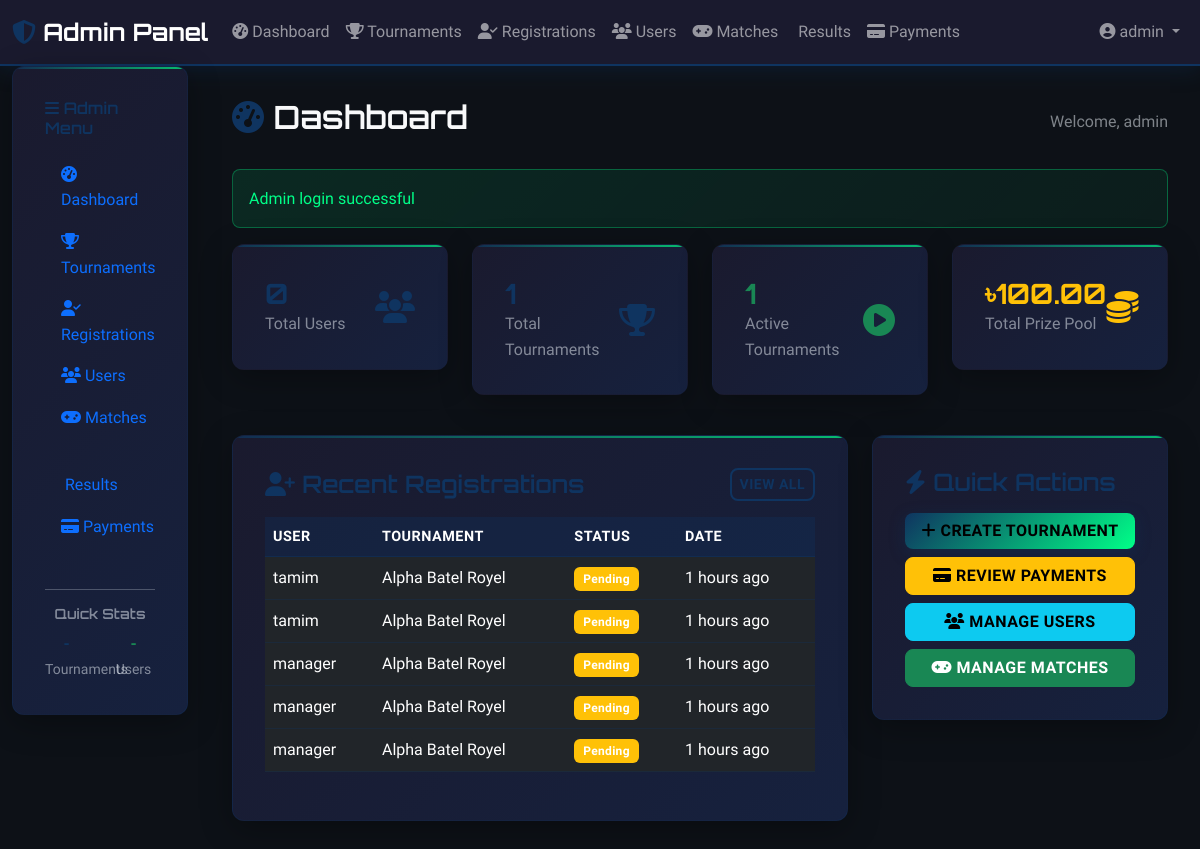
/admin/dashboard.php (signed in), run on an earlier commit of the app's database.
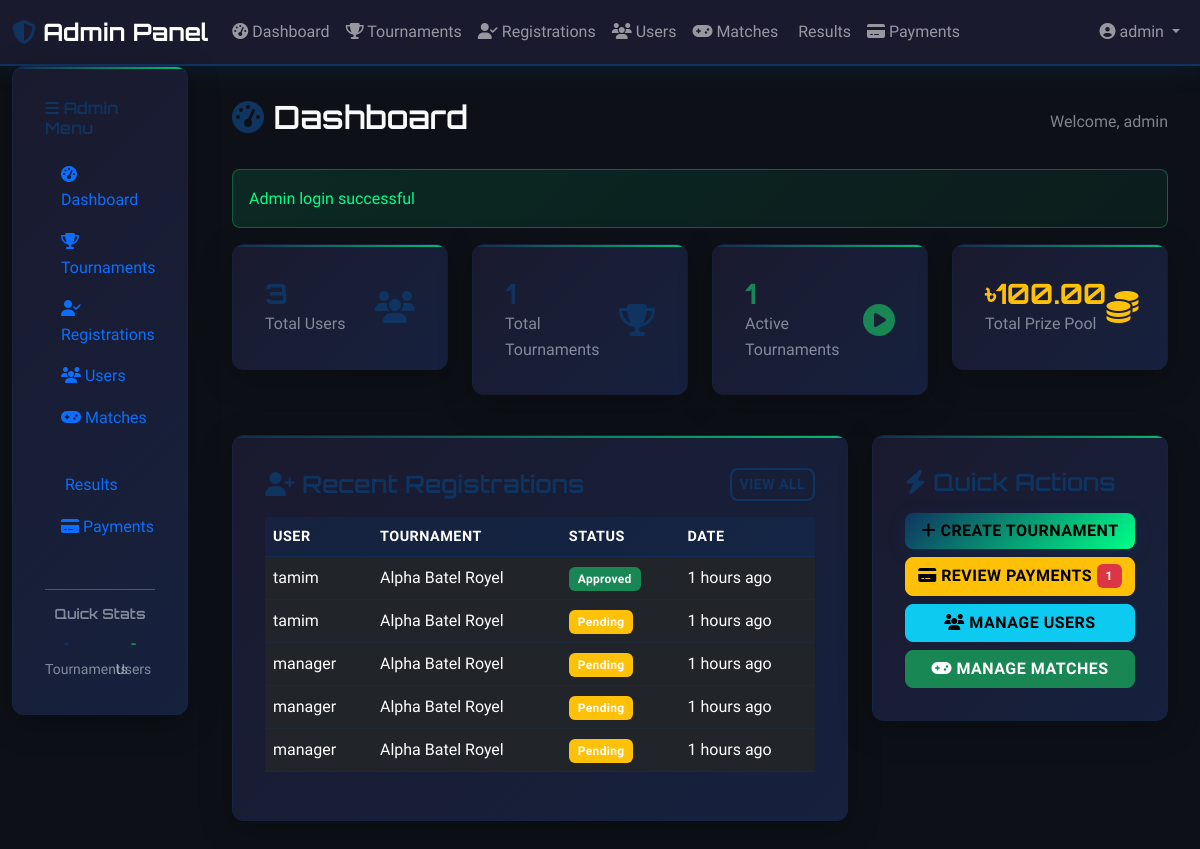
And on a later commit of the database.
### tables this page shows
CREATE TABLE tournament_registrations (
                    id INTEGER PRIMARY KEY AUTOINCREMENT,
                    tournament_id INTEGER NOT NULL,
                    user_id INTEGER NOT NULL,
                    team_name VARCHAR(100) NOT NULL,
                    status VARCHAR(20) DEFAULT 'pending',
                    payment_status VARCHAR(20) DEFAULT 'pending',
                    registered_at DATETIME DEFAULT CURRENT_TIMESTAMP, team_members TEXT, created_at TIMESTAMP DEFAULT CURRENT_TIMESTAMP, updated_at TIMESTAMP DEFAULT CURRENT_TIMESTAMP,
                    FOREIGN KEY (tournament_id) REFERENCES tournaments(id) ON DELETE CASCADE,
                    FOREIGN KEY (user_id) REFERENCES users(id) ON DELETE CASCADE
                );

CREATE TABLE users (
                    id INTEGER PRIMARY KEY AUTOINCREMENT,
                    username VARCHAR(50) UNIQUE NOT NULL,
                    email VARCHAR(100) UNIQUE NOT NULL,
                    password VARCHAR(255) NOT NULL,
                    full_name VARCHAR(100) NOT NULL,
                    phone VARCHAR(20),
                    is_admin BOOLEAN DEFAULT 0,
                    created_at DATETIME DEFAULT CURRENT_TIMESTAMP,
                    updated_at DATETIME DEFAULT CURRENT_TIMESTAMP
                , wallet_balance DECIMAL(10,2) DEFAULT 0.00, status VARCHAR(20) DEFAULT 'active');

CREATE TABLE tournaments (
                    id INTEGER PRIMARY KEY AUTOINCREMENT,
                    name VARCHAR(200) NOT NULL,
                    description TEXT,
                    game_type VARCHAR(100) NOT NULL,
                    max_teams INTEGER NOT NULL,
                    entry_fee DECIMAL(10,2) DEFAULT 0,
                    prize_pool DECIMAL(10,2) DEFAULT 0,
                    start_date DATETIME,
                    end_date DATETIME,
                    status VARCHAR(20) DEFAULT 'upcoming',
                    thumbnail VARCHAR(255),
                    created_at DATETIME DEFAULT CURRENT_TIMESTAMP,
                    updated_at DATETIME DEFAULT CURRENT_TIMESTAMP
                , winner_id INTEGER, runner_up_id INTEGER, third_place_id INTEGER, winner_prize DECIMAL(10,2) DEFAULT 0.00, runner_up_prize DECIMAL(10,2) DEFAULT 0.00, third_place_prize DECIMAL(10,2) DEFAULT 0.00);

### includes/functions.php (called while the page is built, shortened)
<?php
function timeAgo($datetime) {
    $time = time() - strtotime($datetime);
    if ($time < 86400) return floor($time/3600) . ' hours ago';
    return date('M d, Y', strtotime($datetime));
}
?>

### admin/dashboard.php (the view, shortened to what the rows shown need)
<?php
require_once '../config/config.php';
try {
    $stmt = $pdo->query("
        SELECT tr.*, u.username, t.name as tournament_name
        FROM tournament_registrations tr
        JOIN users u ON tr.user_id = u.id
        JOIN tournaments t ON tr.tournament_id = t.id
        ORDER BY tr.created_at DESC
        LIMIT 10
    ");
    $recentRegistrations = $stmt->fetchAll();
} catch (PDOException $e) {
    $totalUsers = $totalTournaments = $activeTournaments = $totalPrizePool = $pendingPayments = 0;
    $recentRegistrations = [];
}
?>
<!DOCTYPE html>
<html lang="en">
<head>
    <link href="https://cdn.jsdelivr.net/npm/bootstrap@5.3.0/dist/css/bootstrap.min.css" rel="stylesheet">
    <link rel="stylesheet" href="https://cdnjs.cloudflare.com/ajax/libs/font-awesome/6.4.0/css/all.min.css">
    <link rel="stylesheet" href="../assets/css/style.css">
</head>
<body>
    <div class="container-fluid">
        <div class="row">
            <div class="col-lg-10 main-content">
                <div class="d-flex justify-content-between align-items-center mb-4">
                    <h2 class="text-light">
                        <i class="fas fa-tachometer-alt text-accent"></i> Dashboard
                    </h2>
                </div>
                <div class="row">
                    <div class="col-lg-8 mb-4">
                        <div class="gaming-card">
                            <?php if (empty($recentRegistrations)): ?>
                                <div class="text-center text-light-50 py-4">
                                    <i class="fas fa-inbox fa-3x mb-3"></i>
                                    <p>No recent registrations</p>
                                </div>
                            <?php else: ?>
                                <div class="table-responsive">
                                    <table class="table table-dark table-hover">
                                        <thead>
                                            <tr>
                                                <th>User</th>
                                                <th>Tournament</th>
                                                <th>Status</th>
                                                <th>Date</th>
                                            </tr>
                                        </thead>
                                        <tbody>
                                            <?php foreach ($recentRegistrations as $reg): ?>
                                                <tr>
                                                    <td><?= htmlspecialchars($reg['username']) ?></td>
                                                    <td><?= htmlspecialchars($reg['tournament_name']) ?></td>
                                                    <td>
                                                        <span class="badge bg-<?= $reg['status'] === 'approved' ? 'success' : ($reg['status'] === 'pending' ? 'warning' : 'danger') ?>">
                                                            <?= ucfirst($reg['status']) ?>
                                                        </span>
                                                    </td>
                                                    <td><?= timeAgo($reg['created_at']) ?></td>
                                                </tr>
                                            <?php endforeach; ?>
                                        </tbody>
                                    </table>
                                </div>
                            <?php endif; ?>
                        </div>
                    </div>
                </div>
            </div>
        </div>
    </div>
</body>
</html>

What changed in the data, as far as the page shows it:
changed tournament_registrations: status "Pending" → "Approved"
Also different on the page:
$pendingPayments: (not shown) → "1"
